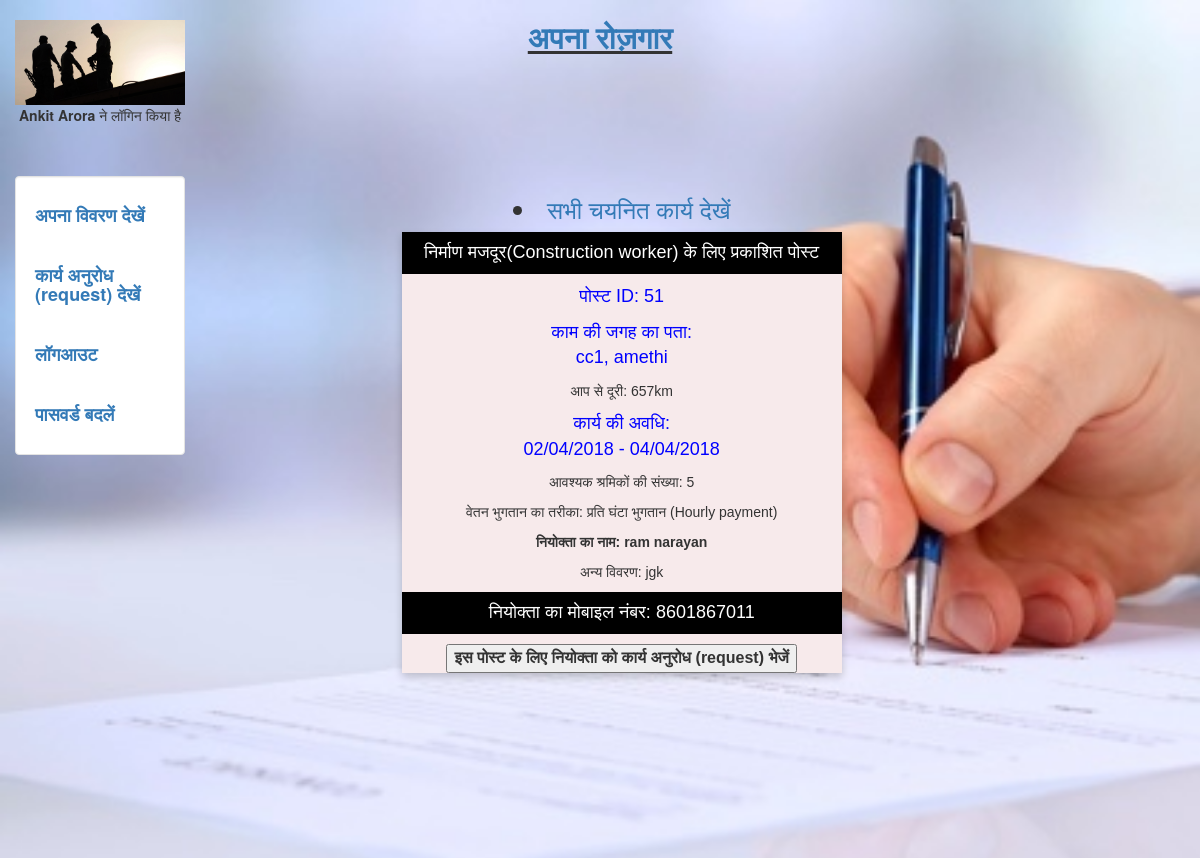
The app's page /worker/seepost (signed in), older data.
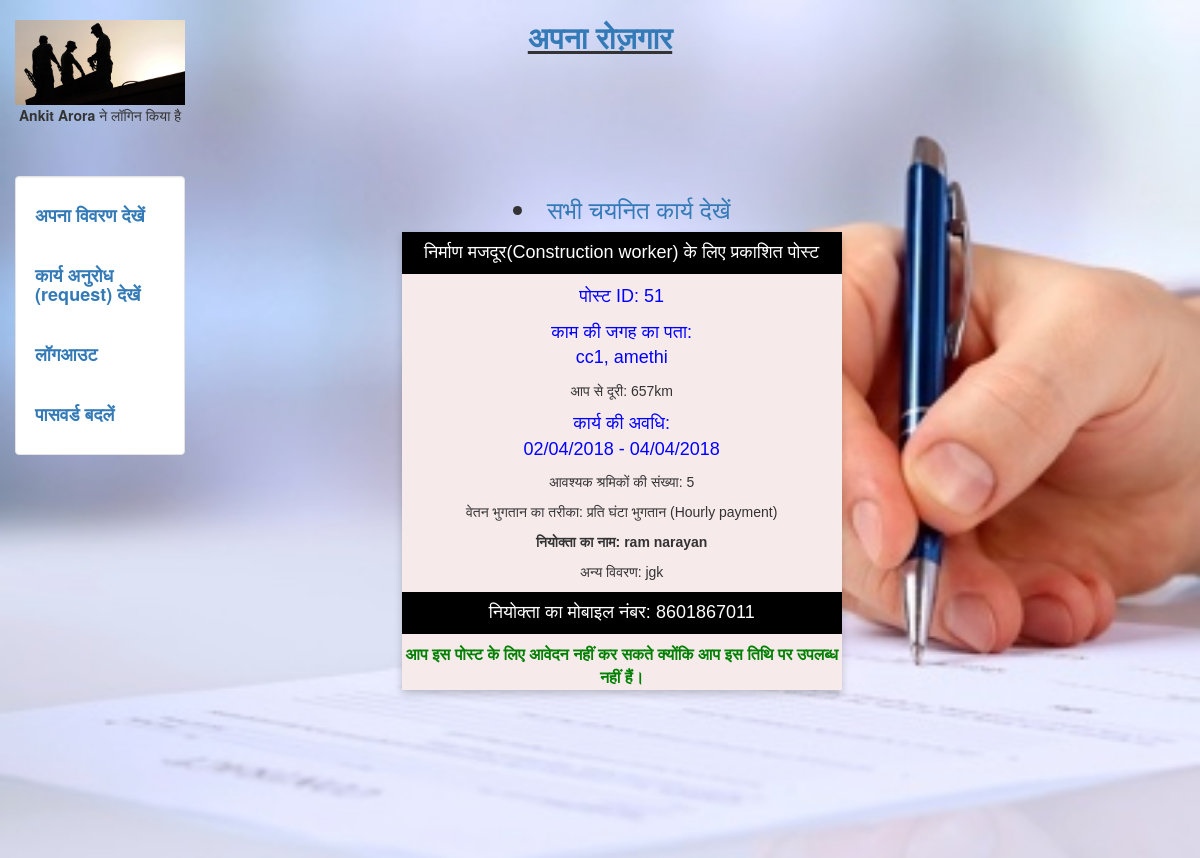
The same page, newer data.
### search/models.py (models this page shows, shortened)
class Posts(models.Model):
	post_id=models.AutoField(primary_key=True)
	username = models.CharField(max_length=100)
	name = models.CharField(max_length = 100,blank = True, null = True)
	s_contact = models.CharField(max_length=50,blank = True,null = True)
	rskill = models.CharField(max_length = 100,blank = True, null = True)
	street = models.CharField(max_length=250,blank = True, null = True)
	location = models.CharField(max_length=250,blank = True, null = True)
	start_date = models.DateField(blank = True, null = True)
	end_date = models.DateField(blank = True, null = True)
	Nworker = models.IntegerField(blank = True, null = True)
	Twork = models.CharField(max_length = 250,blank = True, null = True)
	description = models.TextField(max_length = 500,blank = True, null = True)
	lat = models.CharField(max_length = 50, blank = True, null= True)
	lng = models.CharField(max_length = 50, blank = True, null= True)
	status = models.CharField(max_length = 50,blank = True, null = True)
	distance = models.IntegerField(blank = True, null = True)
	temp=models.CharField(max_length = 2,blank = True, null = True)
	temp1=models.CharField(max_length = 2,blank = True, null = True)

### worker/views.py (the view, shortened to what this page needs)
def viewpost(request):
  if request.method=="POST" and ('whire' in request.POST or 'wchire' in request.POST ):
    post_id=request.POST.get('post_id')
    user_id=request.POST.get('user_id')
    worker=request.POST.get('worker')
    hirer=request.POST.get('hirer')
    userworker=request.POST.get('userworker')
    userhirer=request.POST.get('userhirer')
    start_date=request.POST.get('start_date')
    end_date=request.POST.get('end_date')
    abc=Status.objects.filter(post_id=post_id,user_id=user_id)
    if len(abc)==0 and 'whire' in request.POST:
      cba=Status(post_id=post_id,user_id=user_id,worker=worker,hirer=hirer,worker_status=post_id,userworker=userworker,userhirer=userhirer,start_date=start_date,end_date=end_date)
      cba.save()
    else:
      pqr=Status.objects.get(post_id=post_id,user_id=user_id)
      pqr.worker_status=post_id
      pqr.confirm='a'
      pqr.save()
      if 'wchire' in request.POST:
        pqr.delete()
    sta=Status.objects.filter(user_id=user_id)
    data=Profile.objects.get(user=request.user)
    pos=Posts.objects.filter(Q(rskill=data.skill1)|Q(rskill=data.skill2)|Q(rskill=data.skill3))
    pos=pos.filter(status='public')
    pos=pos.filter(end_date__gte=datetime.datetime.today().date())
    if len(pos)==0:
      warn='आपकी आवश्यकता से मेल खाने वाला कोई परिणाम नहीं है|'
      return render(request,'worker/postresult.html',{'pos':pos,'warn':warn})
    loc=location.objects.get(username=request.user.username)
    for dat in pos :
      r=Status.objects.filter(user_id=data.user_id,confirm='a')
      p=r.filter(Q(start_date__lte=dat.start_date,end_date__gte=dat.start_date)|Q(start_date__lte=dat.end_date,end_date__gte=dat.end_date)|Q(start_date__lte=dat.start_date,end_date__gte=dat.end_date)|Q(start_date__gte=dat.start_date,end_date__lte=dat.end_date))
      dis=discal(float(dat.lat),float(dat.lng),float(loc.lat),float(loc.lng))
      dat.distance=dis
      if len(p)!=0:
        dat.temp='e'
        for pp in p:
              if pp.post_id==dat.post_id:
                dat.temp='a'
      else:
        f=sta.filter(post_id=dat.post_id)
        if len(f)==0:
          dat.temp='d'
        else:
          for ff in f:
            if ff.post_id==ff.worker_status and ff.user_id==ff.hirer_status:
                  dat.temp='a'
            elif ff.post_id==ff.worker_status:
                  dat.temp='b'
            elif ff.user_id==ff.hirer_status:
                  dat.temp='c'
      dat.save()
    pos=pos.order_by('distance')
    warn=""
    return render(request,'worker/postresult.html',{'pos':pos,'user1':data,'warn':warn})
  else:
    data=Profile.objects.get(user=request.user)
    pos=Posts.objects.filter(Q(rskill=data.skill1)|Q(rskill=data.skill2)|Q(rskill=data.skill3))
    pos=pos.filter(status='public')
    pos=pos.filter(start_date__gte=datetime.datetime.today())
    if len(pos)==0:
      warn='आपकी आवश्यकता से मेल खाने वाला कोई परिणाम नहीं है|'
      return render(request,'worker/postresult.html',{'pos':pos,'warn':warn})
    loc=location.objects.get(username=request.user.username)
    sta=Status.objects.filter(user_id=data.user_id)
    for dat in pos :
      r=Status.objects.filter(user_id=data.user_id,confirm='a')
      p=r.filter(Q(start_date__lte=dat.start_date,end_date__gte=dat.start_date)|Q(start_date__lte=dat.end_date,end_date__gte=dat.end_date)|Q(start_date__lte=dat.start_date,end_date__gte=dat.end_date)|Q(start_date__gte=dat.start_date,end_date__lte=dat.end_date))
      dis=discal(float(dat.lat),float(dat.lng),float(loc.lat),float(loc.lng))
      dat.distance=dis
      if len(p)!=0:
        dat.temp='e'
        for pp in p:
              if pp.post_id==dat.post_id:
                dat.temp='a'
      else:
        f=sta.filter(post_id=dat.post_id)
        if len(f)==0:
          dat.temp='d'
      dat.save()
    pos=pos.order_by('distance')
    warn=""
    return render(request,'worker/postresult.html',{'pos':pos,'user1':data,'warn':warn})

### worker/views.py (called while the page is built)
def discal(a,b,c,d):
  R = 6373.0
  lat1 = radians(a)
  lon1 = radians(b)
  lat2 = radians(c)
  lon2 = radians(d)
  dlon = lon2 - lon1
  dlat = lat2 - lat1
  a = sin(dlat / 2)**2 + cos(lat1) * cos(lat2) * sin(dlon / 2)**2
  c = 2 * atan2(sqrt(a), sqrt(1 - a))
  distance = R * c
  return round(distance,2)

### worker/templates/worker/postresult.html (shortened to what this page needs)
{% extends "login/header.html" %}
{% block content %}
<div class ='col-sm-6 col-sm-offset-2'>
  <link rel="stylesheet" href="https://cdnjs.cloudflare.com/ajax/libs/font-awesome/4.7.0/css/font-awesome.min.css">
<h3 align='center'>
          <li ><a href = '/confirm_work'>सभी चयनित कार्य देखें</a></li>
          </h3>
{% for data in pos %}
  <div class="card" style="background-color:#F7EAEB">
  <p><button class = "but">{{data.rskill}} के लिए प्रकाशित पोस्ट</button></p>
  <p class="title">पोस्ट ID: {{data.post_id}}</p>
  <p class="title">काम की जगह का पता: <br> {{data.street}}, {{data.location}}</p>
  <p >आप से दूरी: {{data.distance}}km</p>
  <p class="title">कार्य की अवधि: <br>{{data.start_date|date:"d/m/20y"}} - {{data.end_date|date:"d/m/20y"}}</p>
  <p>आवश्यक श्रमिकों की संख्या: {{data.Nworker}}</p>
  <p>वेतन भुगतान का तरीका: {{data.Twork}}</p>
  <p><b>नियोक्ता का नाम: {{data.name}}</b></p>
    {%if data.description%}
   <p>अन्य विवरण: {{data.description}}</p>
    {%endif%}
  <p><button class = "but">नियोक्ता का मोबाइल नंबर: {{data.s_contact}}</button></p>
  <form method="POST" action="/worker/seepost">
     <font size = 3.5>
      {%if 'e' in data.temp %}
     <font color = "green"><p><b>आप इस पोस्ट के लिए आवेदन नहीं कर सकते क्योंकि आप इस तिथि पर उपलब्ध नहीं हैं।
     </b></p></font>
     {%endif%}
    {%if 'd' in data.temp %}
    <b><button type="submit" name = 'whire' >इस पोस्ट के लिए नियोक्ता को कार्य अनुरोध (request) भेजें</button>
     {%endif%}
   </b>
 </font>
  </form>
</div>
    <br><br>
{% endfor %}
</div>
{% endblock %}

Row changes from the older to the newer data that the page shows:
changed Posts "निर्माण मजदूर(Construction worker)": temp "इस पोस्ट के लिए नियोक्ता को कार्य अनुरोध (request) भेजें" → "आप इस पोस्ट के लिए आवेदन नहीं कर सकते क्योंकि आप इस तिथि पर उपलब्ध नहीं हैं।"
